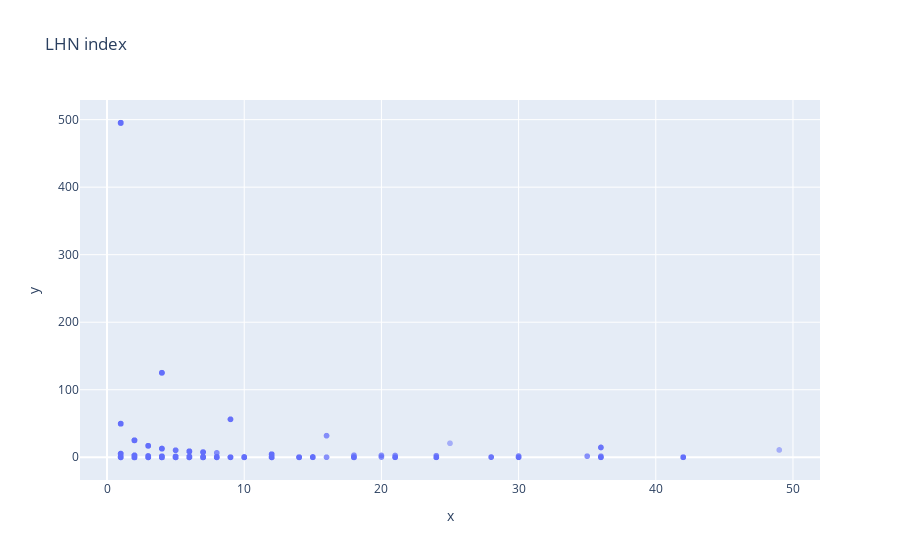

The notebook cell this image was saved under:
### Code cell
px.scatter(x=degrees_multiplication, y=lhn_values, opacity=0.5, title='LHN index')

### Figure 1 — Plotly figure (JSON) as saved in the notebook; plotly's stock layout.template omitted (floating-point values rounded to 4 significant figures; data arrays with more than 128 entries replaced by an {"elided": "..."} marker saying what was removed)
{"data": [{"hovertemplate": "x=%{x}<br>y=%{y}<extra></extra>", "legendgroup": "", "marker": {"color": "#636efa", "opacity": 0.5, "symbol": "circle"}, "mode": "markers", "name": "", "showlegend": false, "type": "scattergl", "x": {"elided": "10000 int values"}, "xaxis": "x", "y": {"elided": "10000 float values"}, "yaxis": "y"}], "layout": {"legend": {"tracegroupgap": 0}, "title": {"text": "LHN index"}, "xaxis": {"anchor": "y", "domain": [0, 1], "title": {"text": "x"}}, "yaxis": {"anchor": "x", "domain": [0, 1], "title": {"text": "y"}}}}
